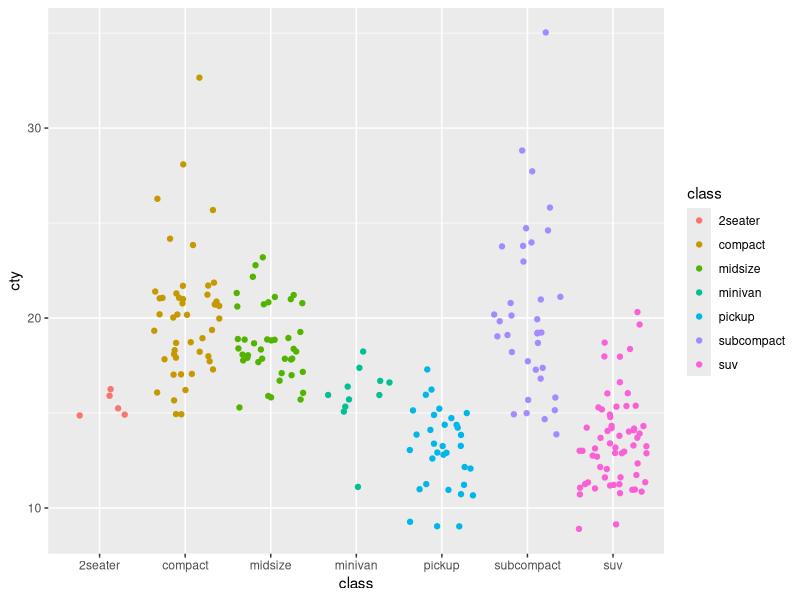

Here is the R script that generated this plot:
## ---- chunk 1
knitr::opts_chunk$set(echo = TRUE)
library(tidyverse)
## ---- chunk 2
ggplot(data = mpg, aes(x=class, y=cty))+
  geom_jitter(aes(color=class))
